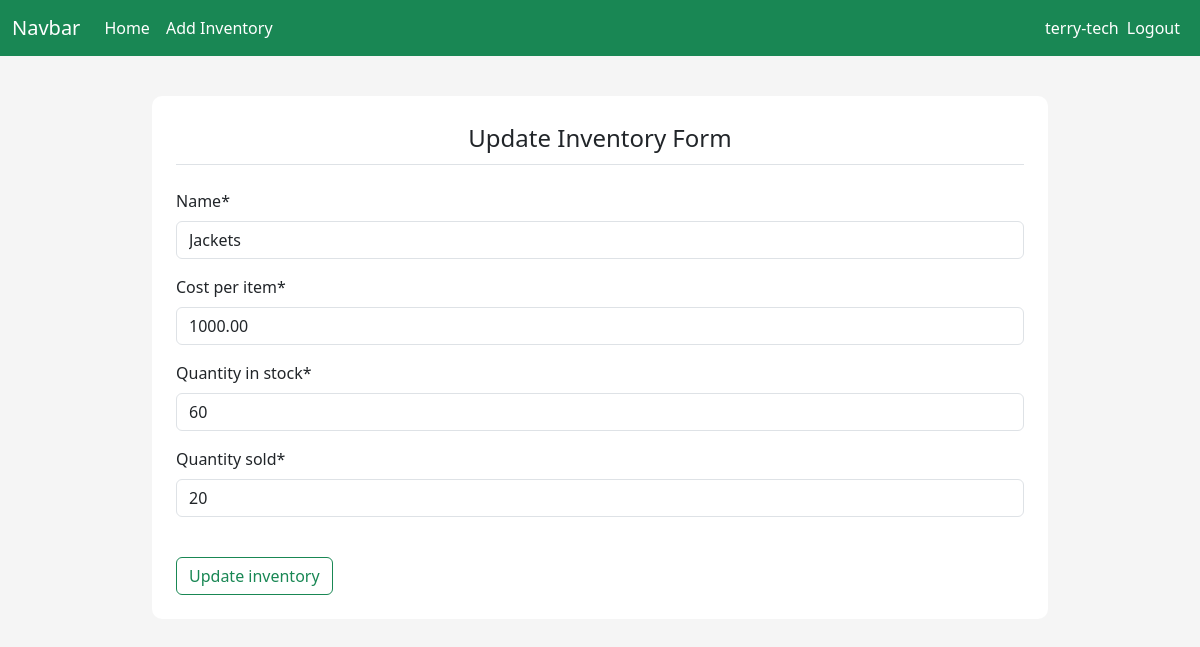
/inventory/update/3 (signed in), run on an earlier commit of the app's database.
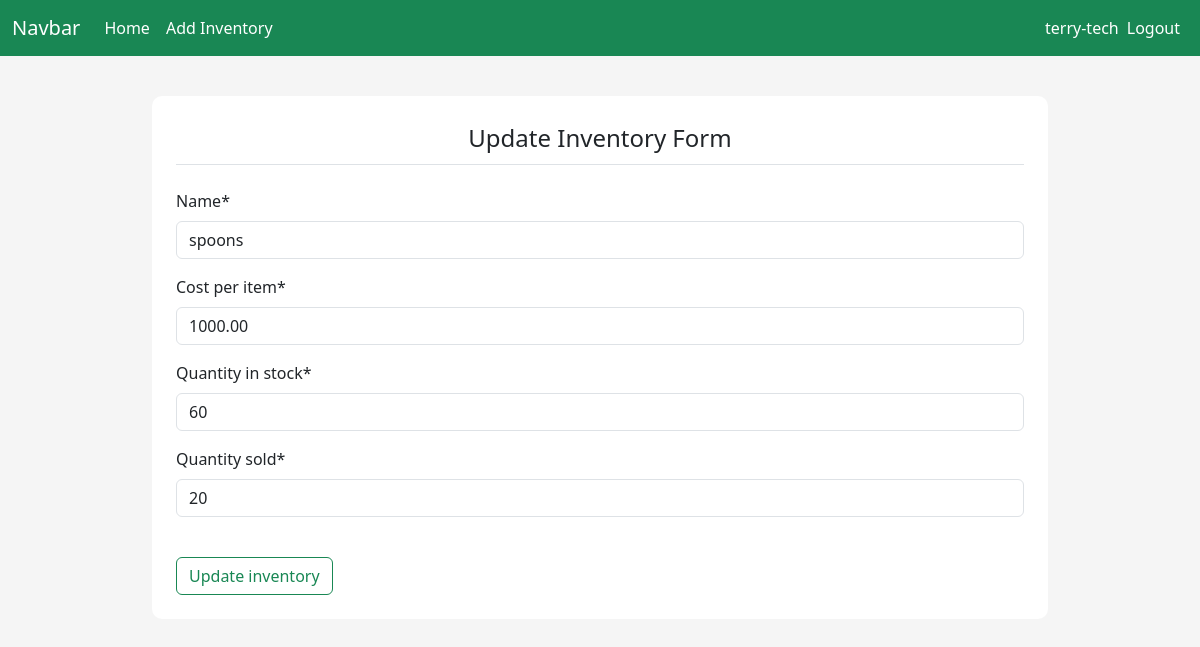
And on a later commit of the database.
### inventory/models.py (models this page shows)
class Inventory(models.Model):
    name = models.CharField(max_length=100, null=False, blank=False)
    cost_per_item = models.DecimalField(max_digits=19, decimal_places=2, null=False, blank=False)
    quantity_in_stock = models.IntegerField(null=False, blank=False)
    quantity_sold = models.IntegerField(null=False, blank=False)
    sales = models.DecimalField(max_digits=19, decimal_places=2, null=False, blank=False)
    stock_date = models.DateField(auto_now_add=True)
    last_sale_date = models.DateField(auto_now=True)

### inventory/views.py (the view)
# urls.py: path('update/<int:id>', views.update_inventory, name='update_inventory'),
@login_required
def update_inventory(request, id):
    inventory = get_object_or_404(Inventory, pk=id)
    if request.method == 'POST':
        update_form = UpdateInventoryForm(data=request.POST)
        if update_form.is_valid():
            inventory.name = update_form.cleaned_data['name']
            inventory.cost_per_item = update_form.cleaned_data['cost_per_item']
            inventory.quantity_in_stock = update_form.cleaned_data['quantity_in_stock']
            inventory.quantity_sold = update_form.cleaned_data['quantity_sold']
            inventory.sales = float(update_form.cleaned_data['cost_per_item']) * float(update_form.cleaned_data['quantity_sold'])
            inventory.save()
            messages.success(request, "Inventory Updated")
            return redirect(f"/inventory/per_product/{id}")
    else:
        update_form = UpdateInventoryForm(instance=inventory)
    context = {"form": update_form}
    return render(request, "inventory/update_inventory.html", context=context)

### inventory/forms.py
class UpdateInventoryForm(forms.ModelForm):
    class Meta:
        model = Inventory
        fields = ['name', 'cost_per_item', 'quantity_in_stock', 'quantity_sold']

### templates/inventory/update_inventory.html (shortened to what this page needs)
{% extends "../layout.html" %}
{% load static   %}
{% load crispy_forms_tags %}
{% block content %}
    <div class="content-section">
        <form method="POST">
            <fieldset>
                <legend class="border-bottom pb-2 mb-4 text-center">Update Inventory Form</legend>
                <div class="form-group">
                    {{ form|crispy }}
                </div>
                <div class="form-group pt-4">
                    <button type="submit" class="btn btn-outline-success">Update inventory</button>
                </div>
            </fieldset>
        </form>
    </div>
{% endblock %}

What changed in the data, as far as the page shows it:
changed Inventory: name "Jackets" → "spoons"
